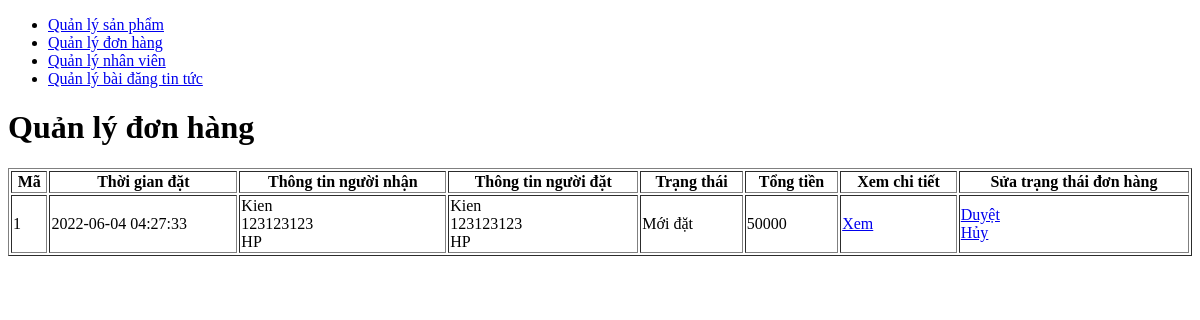
/admin/orders/index.php (signed in), run on an earlier commit of the app's database.
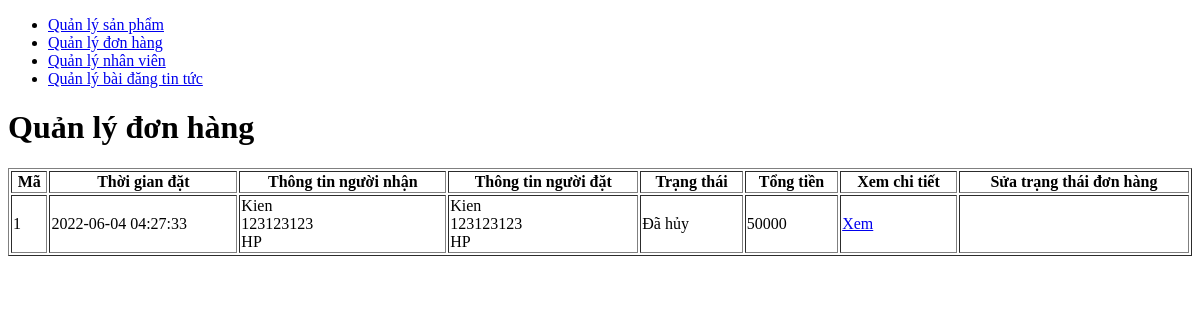
And on a later commit of the database.
### tables this page shows
CREATE TABLE `orders` (
  `id` int(11) NOT NULL,
  `customer_id` int(11) NOT NULL,
  `name_receiver` varchar(50) NOT NULL,
  `phone_receiver` char(15) NOT NULL,
  `address_receiver` text NOT NULL,
  `status` int(11) NOT NULL,
  `created_at` timestamp NOT NULL DEFAULT CURRENT_TIMESTAMP,
  `total_price` float NOT NULL
);

CREATE TABLE `customers` (
  `id` int(11) NOT NULL,
  `name` varchar(50) NOT NULL,
  `email` varchar(50) NOT NULL,
  `password` varchar(50) NOT NULL,
  `phone` char(15) NOT NULL,
  `address` text NOT NULL,
  `token` varchar(50) DEFAULT NULL
);

### admin/orders/index.php (the view, shortened to what this page needs)
<!DOCTYPE html>
<html lang="en">
<head>
</head>
<body>
    <?php
    require '../connect.php';
    require '../menu.php';
    $sql = "select
    orders.*,
    customers.name,
    customers.phone,
    customers.address
    from orders
    join customers
    on customers.id = orders.customer_id";
    $result = mysqli_query($connect, $sql);
    ?>
    <h1>Quản lý đơn hàng</h1>
    <table border="1" width="100%">
        <tr>
            <th>Mã</th>
            <th>Thời gian đặt</th>
            <th>Thông tin người nhận</th>
            <th>Thông tin người đặt</th>
            <th>Trạng thái</th>
            <th>Tổng tiền</th>
            <th>Xem chi tiết</th>
            <th>Sửa trạng thái đơn hàng</th>
        </tr>
        <?php foreach ($result as $each) { ?>
            <tr>
                <td><?php echo $each['id'] ?></td>
                <td><?php echo $each['created_at'] ?></td>
                <td>
                    <?php echo $each['name_receiver'] ?><br>
                    <?php echo $each['phone_receiver'] ?><br>
                    <?php echo $each['address_receiver'] ?><br>
                </td>
                <td>
                    <?php echo $each['name'] ?><br>
                    <?php echo $each['phone'] ?><br>
                    <?php echo $each['address'] ?><br>
                </td>
                <td>
                    <?php
                    switch ($each['status']) {
                        case '0':
                            echo "Mới đặt";
                            break;
                        case '2':
                            echo "Đã hủy";
                            break;
                    }
                    ?>
                </td>
                <td><?php echo $each['total_price'] ?></td>
                <td>
                    <a href="detail.php?id=<?php echo $each['id'] ?>">
                        Xem
                    </a>
                </td>
                <td>
                    <a href="update.php?id=<?php echo $each['id'] ?>&status=1">
                        <?php
                        if (($each['status']) == 0) {
                            echo "Duyệt";
                        }
                        ?>
                    </a>
                    <br>
                    <a href="update.php?id=<?php echo $each['id'] ?>&status=2">
                        <?php
                        if (($each['status']) == 0) {
                            echo "Hủy";
                        }
                        ?>
                    </a>
                </td>
            </tr>
        <?php } ?>
    </table>
</body>
</html>

What changed in the data, as far as the page shows it:
changed orders "Kien": status "Mới đặt Duyệt Hủy" → "Đã hủy"
